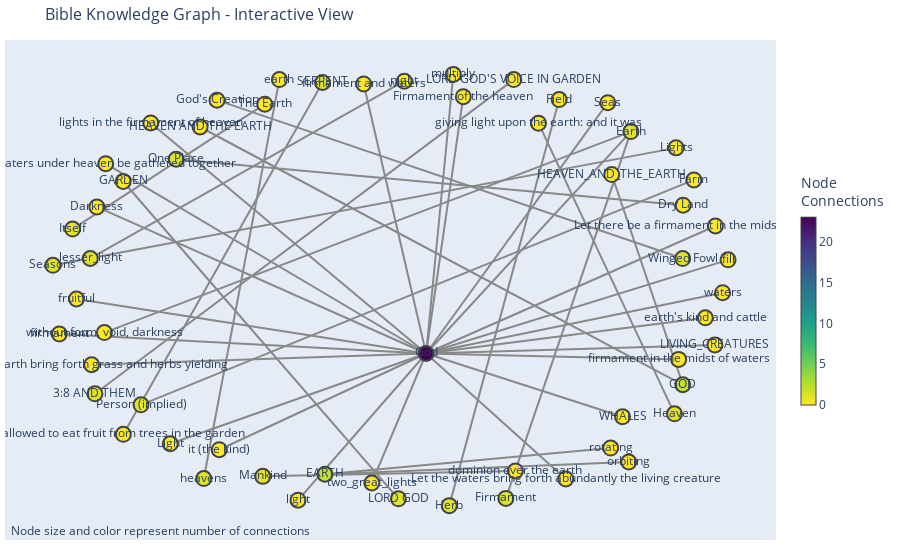

Write notebook code for a chart like this one.
### Code cell
import networkx as nx
import matplotlib.pyplot as plt
import plotly.graph_objects as go
import plotly.express as px
from collections import defaultdict
import random

def get_graph_data_for_visualization(engine, limit=100):
    """Get graph data from Neo4j for visualization"""
    print(f"📊 Fetching graph data (limit: {limit})...")
    
    try:
        # Get all relationships with their entities
        with engine.graph_db.driver.session(database=engine.graph_db.config.database) as session:
            result = session.run(f"""
                MATCH (s:Entity)-[r]->(o:Entity)
                WHERE r.obsolete = false
                RETURN s.name as subject, type(r) as relationship, o.name as object, 
                       r.confidence as confidence, r.summary as summary
                ORDER BY r.confidence DESC
                LIMIT {limit}
            """)
            
            relationships = []
            for record in result:
                relationships.append({
                    'subject': record['subject'],
                    'relationship': record['relationship'], 
                    'object': record['object'],
                    'confidence': record['confidence'],
                    'summary': record['summary']
                })
            
        print(f"✅ Retrieved {len(relationships)} relationships")
        return relationships
        
    except Exception as e:
        print(f"❌ Error fetching graph data: {e}")
        return []

def create_networkx_graph(relationships):
    """Create NetworkX graph from relationships"""
    G = nx.DiGraph()
    
    # Add edges with attributes
    for rel in relationships:
        G.add_edge(
            rel['subject'], 
            rel['object'],
            relationship=rel['relationship'],
            confidence=rel['confidence'],
            summary=rel['summary']
        )
    
    return G

def visualize_graph_matplotlib(G, title="Knowledge Graph Visualization"):
    """Create static visualization using matplotlib"""
    plt.figure(figsize=(15, 10))
    
    # Create layout
    pos = nx.spring_layout(G, k=3, iterations=50)
    
    # Draw nodes
    node_sizes = [300 + len(G.edges(node)) * 100 for node in G.nodes()]
    nx.draw_networkx_nodes(G, pos, node_size=node_sizes, 
                          node_color='lightblue', alpha=0.7)
    
    # Draw edges with different colors for different relationships
    edge_colors = []
    relationships = [G[u][v]['relationship'] for u, v in G.edges()]
    unique_rels = list(set(relationships))
    color_map = {rel: plt.cm.Set3(i/len(unique_rels)) for i, rel in enumerate(unique_rels)}
    
    for u, v in G.edges():
        rel = G[u][v]['relationship']
        edge_colors.append(color_map[rel])
    
    nx.draw_networkx_edges(G, pos, edge_color=edge_colors, 
                          arrows=True, arrowsize=20, alpha=0.6, width=2)
    
    # Draw labels
    nx.draw_networkx_labels(G, pos, font_size=8, font_weight='bold')
    
    plt.title(title, size=16, weight='bold')
    plt.axis('off')
    plt.tight_layout()
    plt.show()
    
    # Show relationship type legend
    print("📋 Relationship Types in Graph:")
    for i, rel in enumerate(unique_rels[:10]):  # Show first 10
        print(f"   {i+1}. {rel}")

def visualize_graph_plotly(relationships, title="Interactive Knowledge Graph"):
    """Create interactive visualization using Plotly"""
    
    # Create NetworkX graph for layout
    G = create_networkx_graph(relationships)
    pos = nx.spring_layout(G, k=3, iterations=50)
    
    # Extract node and edge information
    node_x = []
    node_y = []
    node_text = []
    node_info = []
    
    for node in G.nodes():
        x, y = pos[node]
        node_x.append(x)
        node_y.append(y)
        node_text.append(node)
        
        # Count connections
        connections = len(G.edges(node))
        node_info.append(f"{node}<br>Connections: {connections}")
    
    # Create edge traces
    edge_x = []
    edge_y = []
    edge_info = []
    
    for edge in G.edges():
        x0, y0 = pos[edge[0]]
        x1, y1 = pos[edge[1]]
        edge_x.extend([x0, x1, None])
        edge_y.extend([y0, y1, None])
        
        # Get edge information
        rel_data = G[edge[0]][edge[1]]
        edge_info.append(f"{edge[0]} → {edge[1]}<br>{rel_data['relationship']}<br>Confidence: {rel_data['confidence']:.2f}")
    
    # Create edge trace
    edge_trace = go.Scatter(x=edge_x, y=edge_y,
                           line=dict(width=2, color='#888'),
                           hoverinfo='none',
                           mode='lines')
    
    # Create node trace
    node_trace = go.Scatter(x=node_x, y=node_y,
                           mode='markers+text',
                           hoverinfo='text',
                           text=node_text,
                           textposition='middle center',
                           hovertext=node_info,
                           marker=dict(showscale=True,
                                     colorscale='Viridis',
                                     reversescale=True,
                                     color=[],
                                     size=15,
                                     colorbar=dict(
                                         thickness=15,
                                         len=0.5,
                                         x=1.02,
                                         title="Node<br>Connections"
                                     ),
                                     line=dict(width=2)))
    
    # Color nodes by number of connections
    node_adjacencies = []
    for node in G.nodes():
        node_adjacencies.append(len(list(G.neighbors(node))))
    
    node_trace.marker.color = node_adjacencies
    
    # Create figure
    fig = go.Figure(data=[edge_trace, node_trace],
                   layout=go.Layout(
                            title=title,
                            title_font_size=16,
                            showlegend=False,
                            hovermode='closest',
                            margin=dict(b=20,l=5,r=5,t=40),
                            annotations=[ dict(
                                text="Node size and color represent number of connections",
                                showarrow=False,
                                xref="paper", yref="paper",
                                x=0.005, y=-0.002,
                                xanchor='left', yanchor='bottom',
                                font=dict(size=12)
                            )],
                            xaxis=dict(showgrid=False, zeroline=False, showticklabels=False),
                            yaxis=dict(showgrid=False, zeroline=False, showticklabels=False)))
    
    fig.show()
    
    return fig

# Get graph data and create visualizations
relationships = get_graph_data_for_visualization(engine, limit=50)

if relationships:
    print(f"\\n🎨 Creating visualizations for {len(relationships)} relationships...")
    
    # Create NetworkX graph
    G = create_networkx_graph(relationships)
    print(f"   Graph has {G.number_of_nodes()} nodes and {G.number_of_edges()} edges")
    
    # Static visualization
    print("\\n📊 Creating static visualization...")
    visualize_graph_matplotlib(G, "Bible Knowledge Graph - Static View")
    
    # Interactive visualization
    print("\\n🔄 Creating interactive visualization...")
    fig = visualize_graph_plotly(relationships, "Bible Knowledge Graph - Interactive View")
    
else:
    print("❌ No relationships found for visualization")

### Figure 1 — Plotly figure (JSON) as saved in the notebook; plotly's stock layout.template omitted (floating-point values rounded to 4 significant figures)
{"data": [{"hoverinfo": "none", "line": {"color": "#888", "width": 2}, "mode": "lines", "type": "scatter", "x": [-0.5593, -0.3384, null, 0.3233, 0.6886, null, 0.6886, -0.8496, null, 0.09033, 0.9725, null, 0.09033, -0.0921, null, 0.09033, -0.7142, null, 0.09033, 0.6212, null, 0.09033, -0.5141, null, 0.09033, 0.9342, null, 0.09033, 0.9061, null, 0.09033, 0.6642, null, 0.09033, 0.9356, null, 0.09033, 0.1697, null, 0.09033, -0.8869, null, 0.09033, 0.6886, null, 0.09033, -0.8458, null, 0.09033, -0.2839, null, 0.09033, -0.9311, null, 0.09033, 0.9566, null, 0.09033, -0.9813, null, 0.09033, -0.0683, null, 0.09033, 0.8281, null, 0.09033, -0.8716, null, 0.09033, -0.6572, null, 0.09033, 0.1989, null, 0.09033, 0.4983, null, -0.2123, -0.7943, null, -0.8773, 0.3464, null, -0.3868, 0.3512, null, -0.7426, 0.8726, null, 0.816, 0.4187, null, 0.8404, 0.6327, null, 0.8404, -0.57, null, 0.009367, -0.7946, null, 0.158, 0.479, null, -0.9427, -0.3811, null, -0.64, 0.8412, null, 0.8399, -0.5206, null, -0.8908, 0.02658, null, -1, 0.8205, null, -0.205, 0.6824, null, -0.205, 0.6295, null], "y": [-0.872, 0.924, null, -0.9612, 0.6898, null, 0.6898, -0.2149, null, -0.309, 0.1125, null, -0.309, 0.9042, null, -0.309, 0.7287, null, -0.309, 0.8199, null, -0.309, -0.7422, null, -0.309, -0.2703, null, -0.309, -0.1483, null, -0.309, -0.5939, null, -0.309, 0.2648, null, -0.309, 0.9474, null, -0.309, -0.3596, null, -0.309, 0.6898, null, -0.309, 0.5453, null, -0.309, -0.9693, null, -0.309, -0.06381, null, -0.309, -0.03533, null, -0.309, -0.2209, null, -0.309, -0.8919, null, -0.309, -0.3355, null, -0.309, 0.3506, null, -0.309, -0.7153, null, -0.309, 0.8469, null, -0.309, -0.8739, null, 0.9113, -0.6729, null, -0.4906, 0.924, null, -0.8621, -0.8384, null, -0.5403, 0.4723, null, -0.5806, 0.7278, null, -0.4498, 0.4966, null, -0.4498, 0.7105, null, -0.9631, 0.4653, null, -0.9939, 0.8341, null, 0.2511, 0.8134, null, 0.5654, 0.3588, null, 0.1184, 0.8313, null, 0.1187, 0.9166, null, 0.08777, 0.6166, null, -0.8526, -0.7974, null, -0.8526, -0.7349, null]}, {"hoverinfo": "text", "hovertext": ["heavens<br>Connections: 1", "earth<br>Connections: 0", "Firmament<br>Connections: 1", "Earth<br>Connections: 1", "God<br>Connections: 23", "fill<br>Connections: 0", "SERPENT<br>Connections: 1", "allowed to eat fruit from trees in the garden<br>Connections: 0", "firmament and waters<br>Connections: 0", "3:8 AND THEM<br>Connections: 1", "LORD GOD'S VOICE IN GARDEN<br>Connections: 0", "Mankind<br>Connections: 1", "dominion over the earth<br>Connections: 0", "Person (implied)<br>Connections: 1", "Farm<br>Connections: 0", "Heaven<br>Connections: 1", "giving light upon the earth: and it was<br>Connections: 0", "lights in the firmament of heaven<br>Connections: 0", "without form, void, darkness<br>Connections: 0", "Seas<br>Connections: 0", "it (the kind)<br>Connections: 0", "GOD<br>Connections: 2", "HEAVEN_AND_THE_EARTH<br>Connections: 0", "LIVING_CREATURES<br>Connections: 0", "earth's kind and cattle<br>Connections: 0", "LORD GOD<br>Connections: 1", "GARDEN<br>Connections: 0", "Herb<br>Connections: 1", "Field<br>Connections: 0", "WHALES<br>Connections: 0", "HEAVEN AND THE EARTH<br>Connections: 0", "Let there be a firmament in the midst of the waters<br>Connections: 0", "Itself<br>Connections: 1", "The Earth<br>Connections: 0", "multiply<br>Connections: 0", "Let the earth bring forth grass and herbs yielding<br>Connections: 0", "Let waters under heaven be gathered together<br>Connections: 0", "One Place<br>Connections: 1", "Dry Land<br>Connections: 0", "light<br>Connections: 0", "Winged Fowl<br>Connections: 1", "God's Creation<br>Connections: 0", "fruitful<br>Connections: 0", "waters<br>Connections: 0", "firmament<br>Connections: 0", "two_great_lights<br>Connections: 0", "firmament in the midst of waters<br>Connections: 0", "Darkness<br>Connections: 0", "Light<br>Connections: 0", "lesser_light<br>Connections: 1", "night<br>Connections: 0", "Seasons<br>Connections: 1", "Lights<br>Connections: 0", "Firmament of the heaven<br>Connections: 0", "EARTH<br>Connections: 2", "orbiting<br>Connections: 0", "rotating<br>Connections: 0", "Let the waters bring forth abundantly the living creature<br>Connections: 0"], "marker": {"color": [1, 0, 1, 1, 23, 0, 1, 0, 0, 1, 0, 1, 0, 1, 0, 1, 0, 0, 0, 0, 0, 2, 0, 0, 0, 1, 0, 1, 0, 0, 0, 0, 1, 0, 0, 0, 0, 1, 0, 0, 1, 0, 0, 0, 0, 0, 0, 0, 0, 1, 0, 1, 0, 0, 2, 0, 0, 0], "colorbar": {"len": 0.5, "thickness": 15, "title": {"text": "Node<br>Connections"}, "x": 1.02}, "colorscale": [[0, "#440154"], [0.1111, "#482878"], [0.2222, "#3e4989"], [0.3333, "#31688e"], [0.4444, "#26828e"], [0.5556, "#1f9e89"], [0.6667, "#35b779"], [0.7778, "#6ece58"], [0.8889, "#b5de2b"], [1, "#fde725"]], "line": {"width": 2}, "reversescale": true, "showscale": true, "size": 15}, "mode": "markers+text", "text": ["heavens", "earth", "Firmament", "Earth", "God", "fill", "SERPENT", "allowed to eat fruit from trees in the garden", "firmament and waters", "3:8 AND THEM", "LORD GOD'S VOICE IN GARDEN", "Mankind", "dominion over the earth", "Person (implied)", "Farm", "Heaven", "giving light upon the earth: and it was", "lights in the firmament of heaven", "without form, void, darkness", "Seas", "it (the kind)", "GOD", "HEAVEN_AND_THE_EARTH", "LIVING_CREATURES", "earth's kind and cattle", "LORD GOD", "GARDEN", "Herb", "Field", "WHALES", "HEAVEN AND THE EARTH", "Let there be a firmament in the midst of the waters", "Itself", "The Earth", "multiply", "Let the earth bring forth grass and herbs yielding", "Let waters under heaven be gathered together", "One Place", "Dry Land", "light", "Winged Fowl", "God's Creation", "fruitful", "waters", "firmament", "two_great_lights", "firmament in the midst of waters", "Darkness", "Light", "lesser_light", "night", "Seasons", "Lights", "Firmament of the heaven", "EARTH", "orbiting", "rotating", "Let the waters bring forth abundantly the living creature"], "textposition": "middle center", "type": "scatter", "x": [-0.5593, -0.3384, 0.3233, 0.6886, 0.09033, 0.9725, -0.2123, -0.7943, -0.0921, -0.8773, 0.3464, -0.3868, 0.3512, -0.7426, 0.8726, 0.816, 0.4187, -0.7142, -0.8496, 0.6212, -0.5141, 0.8404, 0.6327, 0.9342, 0.9061, 0.009367, -0.7946, 0.158, 0.479, 0.6642, -0.57, 0.9356, -0.9427, -0.3811, 0.1697, -0.8869, -0.8458, -0.64, 0.8412, -0.2839, 0.8399, -0.5206, -0.9311, 0.9566, -0.9813, -0.0683, 0.8281, -0.8716, -0.6572, -0.8908, 0.02658, -1, 0.8205, 0.1989, -0.205, 0.6824, 0.6295, 0.4983], "y": [-0.872, 0.924, -0.9612, 0.6898, -0.309, 0.1125, 0.9113, -0.6729, 0.9042, -0.4906, 0.924, -0.8621, -0.8384, -0.5403, 0.4723, -0.5806, 0.7278, 0.7287, -0.2149, 0.8199, -0.7422, -0.4498, 0.4966, -0.2703, -0.1483, -0.9631, 0.4653, -0.9939, 0.8341, -0.5939, 0.7105, 0.2648, 0.2511, 0.8134, 0.9474, -0.3596, 0.5453, 0.5654, 0.3588, -0.9693, 0.1184, 0.8313, -0.06381, -0.03533, -0.2209, -0.8919, -0.3355, 0.3506, -0.7153, 0.1187, 0.9166, 0.08777, 0.6166, 0.8469, -0.8526, -0.7974, -0.7349, -0.8739]}], "layout": {"annotations": [{"font": {"size": 12}, "showarrow": false, "text": "Node size and color represent number of connections", "x": 0.005, "xanchor": "left", "xref": "paper", "y": -0.002, "yanchor": "bottom", "yref": "paper"}], "hovermode": "closest", "margin": {"b": 20, "l": 5, "r": 5, "t": 40}, "showlegend": false, "title": {"font": {"size": 16}, "text": "Bible Knowledge Graph - Interactive View"}, "xaxis": {"showgrid": false, "showticklabels": false, "zeroline": false}, "yaxis": {"showgrid": false, "showticklabels": false, "zeroline": false}}}
